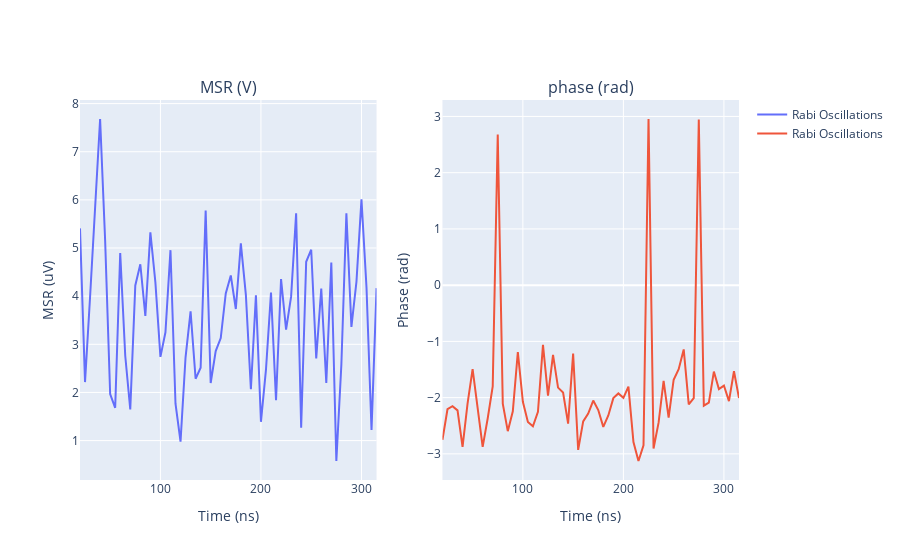

Write notebook code for a chart like this one.
### Code cell
sequences, durations = rabi_pulse_length_sequences(Device,
    qubit = 0,
    pulse_duration_start = 20,
    pulse_duration_end = 320,
    pulse_duration_step = 10,
)

msr, phase, i , q = Device.execute_pulse_sequences(sequences)
qubit = 0

data = DataUnits(name=f"data_q{qubit}", quantities={"Time": "ns"})

results = {
    "MSR[V]": msr,
    "i[V]": i,
    "q[V]": q,
    "phase[rad]": phase,
    "Time[ns]": durations,
}
                   
data.set(results)

time_msr_phase(data)

### Figure 1 — Plotly figure (JSON) as saved in the notebook; plotly's stock layout.template omitted (floating-point values rounded to 4 significant figures)
{"data": [{"name": "Rabi Oscillations", "type": "scatter", "x": [20, 25, 30, 35, 40, 45, 50, 55, 60, 65, 70, 75, 80, 85, 90, 95, 100, 105, 110, 115, 120, 125, 130, 135, 140, 145, 150, 155, 160, 165, 170, 175, 180, 185, 190, 195, 200, 205, 210, 215, 220, 225, 230, 235, 240, 245, 250, 255, 260, 265, 270, 275, 280, 285, 290, 295, 300, 305, 310, 315], "xaxis": "x", "y": [5.408, 2.215, 3.977, 5.928, 7.68, 5.162, 1.968, 1.681, 4.895, 2.762, 1.646, 4.222, 4.663, 3.59, 5.324, 4.286, 2.738, 3.25, 4.955, 1.765, 0.9785, 2.73, 3.685, 2.284, 2.513, 5.779, 2.197, 2.859, 3.129, 4.058, 4.429, 3.733, 5.096, 4.027, 2.065, 4.016, 1.39, 2.472, 4.072, 1.836, 4.357, 3.307, 3.989, 5.721, 1.265, 4.715, 4.965, 2.707, 4.16, 2.196, 4.699, 0.5758, 2.581, 5.724, 3.36, 4.298, 6.01, 4.181, 1.221, 4.166], "yaxis": "y"}, {"name": "Rabi Oscillations", "type": "scatter", "x": [20, 25, 30, 35, 40, 45, 50, 55, 60, 65, 70, 75, 80, 85, 90, 95, 100, 105, 110, 115, 120, 125, 130, 135, 140, 145, 150, 155, 160, 165, 170, 175, 180, 185, 190, 195, 200, 205, 210, 215, 220, 225, 230, 235, 240, 245, 250, 255, 260, 265, 270, 275, 280, 285, 290, 295, 300, 305, 310, 315], "xaxis": "x2", "y": [-2.751, -2.207, -2.153, -2.227, -2.877, -2.102, -1.493, -2.204, -2.875, -2.371, -1.8, 2.68, -2.107, -2.596, -2.243, -1.19, -2.074, -2.432, -2.509, -2.251, -1.062, -1.963, -1.239, -1.822, -1.911, -2.463, -1.216, -2.931, -2.422, -2.284, -2.053, -2.221, -2.521, -2.318, -2.009, -1.925, -2.003, -1.804, -2.789, -3.127, -2.85, 2.955, -2.905, -2.446, -1.704, -2.357, -1.682, -1.495, -1.143, -2.12, -2.009, 2.944, -2.143, -2.09, -1.537, -1.849, -1.786, -2.063, -1.531, -2.008], "yaxis": "y2"}], "layout": {"annotations": [{"font": {"size": 16}, "showarrow": false, "text": "MSR (V)", "x": 0.225, "xanchor": "center", "xref": "paper", "y": 1, "yanchor": "bottom", "yref": "paper"}, {"font": {"size": 16}, "showarrow": false, "text": "phase (rad)", "x": 0.775, "xanchor": "center", "xref": "paper", "y": 1, "yanchor": "bottom", "yref": "paper"}], "showlegend": true, "uirevision": "0", "xaxis": {"anchor": "y", "domain": [0, 0.45], "title": {"text": "Time (ns)"}}, "xaxis2": {"anchor": "y2", "domain": [0.55, 1], "title": {"text": "Time (ns)"}}, "yaxis": {"anchor": "x", "domain": [0, 1], "title": {"text": "MSR (uV)"}}, "yaxis2": {"anchor": "x2", "domain": [0, 1], "title": {"text": "Phase (rad)"}}}}
